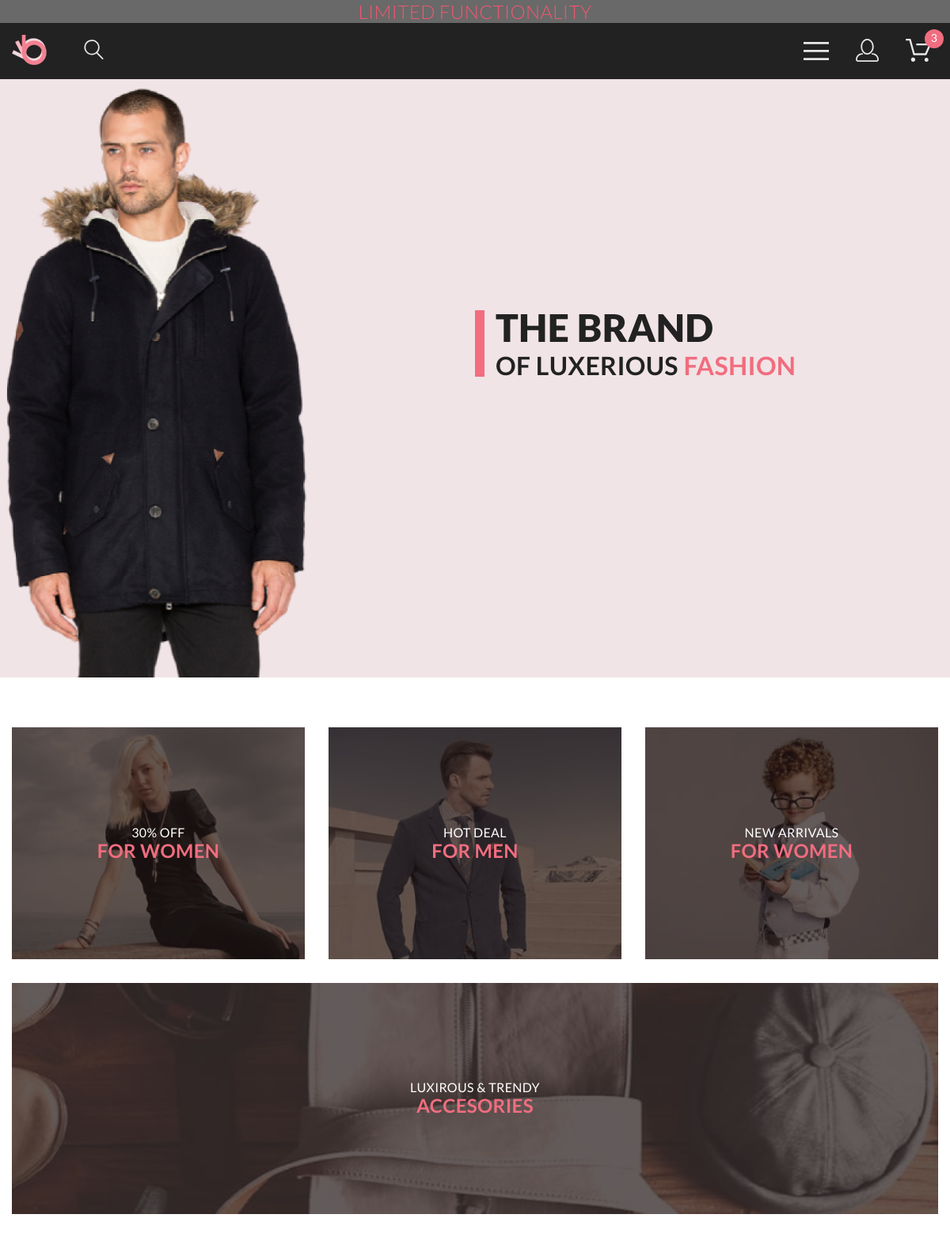
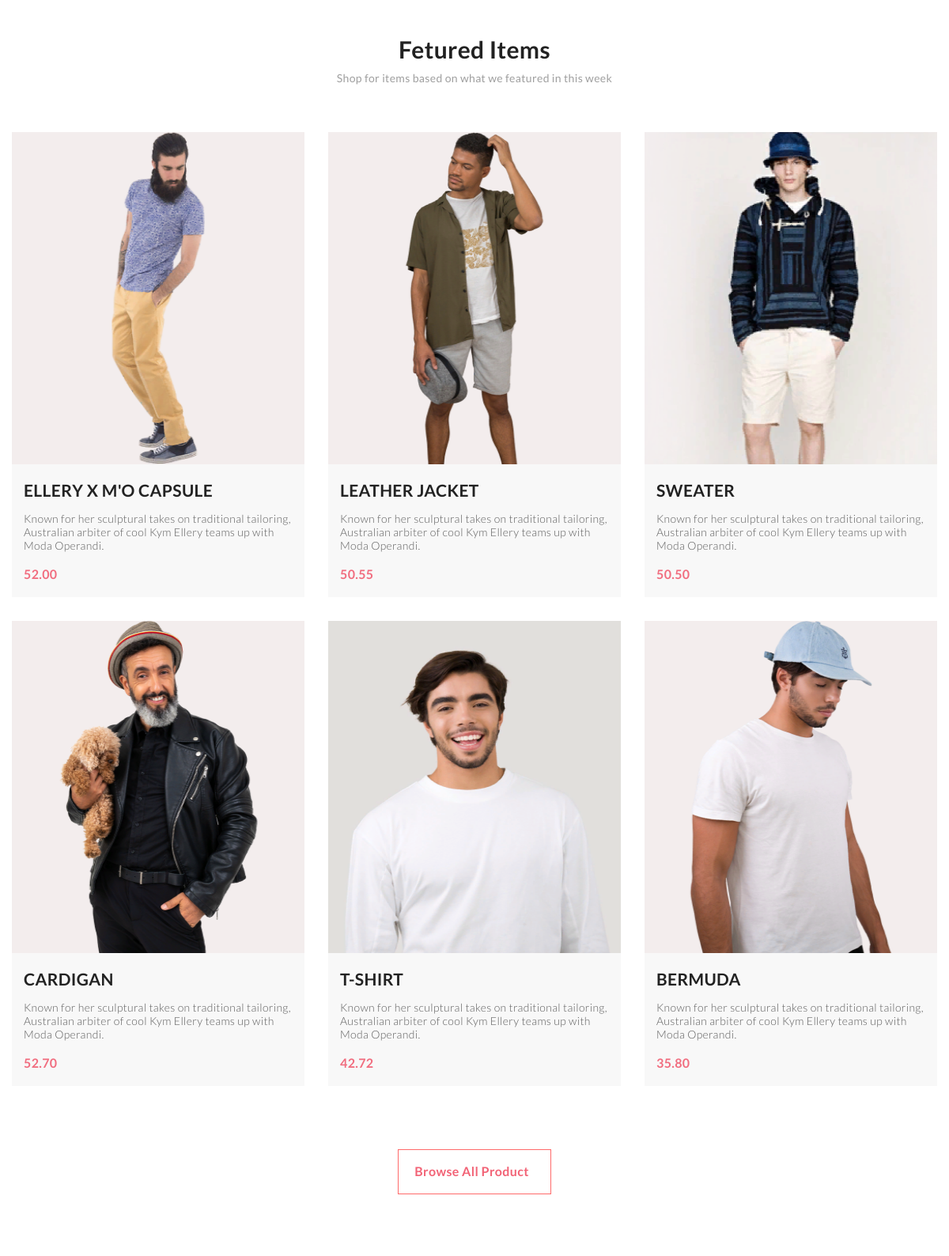
/ (signed in, upper part), run on the app's committed database (2 pictures, top to bottom).
### tables this page shows
CREATE TABLE `products` (
  `id` bigint UNSIGNED NOT NULL,
  `name` varchar(255) DEFAULT NULL,
  `brand_id` bigint UNSIGNED DEFAULT NULL,
  `category_id` bigint UNSIGNED DEFAULT NULL,
  `description` text,
  `price` decimal(11,2) DEFAULT NULL
);

CREATE TABLE `media` (
  `id` bigint UNSIGNED NOT NULL,
  `filename` varchar(255) DEFAULT NULL,
  `metadata` json DEFAULT NULL
);

### engine/core.php (called while the page is built, shortened)
<?php
function renderPage($page, $params): bool|string
{
    return renderTemplate(LAYOUTS_DIR . 'main', [
        'header' => renderTemplate('header', controllerHeaderCart()),
        'content' => renderTemplate($page, $params),
        'footer' => renderTemplate('footer', getFooter()),
    ]);
}
function renderTemplate($page, $params): bool|string
{
    extract($params);
    include TEMPLATES_DIR . $page . '.php';
    return ob_get_clean();
}

### public/index.php (called while the page is built, shortened)
<?php
$authorization = false;
if (checkedAuth()) {
    $authorization = true;
}
$urlArray = explode('/', $_SERVER['REQUEST_URI']);
controllerMain($urlArray, $authorization);

### db/workDataBase.php (called while the page is built, shortened)
<?php
function _connectDB(): mysqli
{
    static $connectBase = null;
    if (!$connectBase) {
        $connectBase = @mysqli_connect(HOSTNAME, USERNAME, PASSWORD, DATABASE) or die('cloud not connect: ' . mysqli_connect_error());
    }
    return $connectBase;
}
function _dataBaseQuery($sqlQuery): mysqli_result|bool
{
    return mysqli_query(_connectDB(), $sqlQuery);
}
function arrayElementData($sqlQuery): array
{
    $resultQuery = _dataBaseQuery($sqlQuery);
    $listData = [];
    while ($row = mysqli_fetch_assoc($resultQuery)) {
        $listData[] = $row;
    };
    return $listData;
}

### db/SQLQuery.php (called while the page is built, shortened)
<?php
function dataOnePage($count): array
{
    $sqlOnePage = 'SELECT media.filename, products.id, products.name,
                          products.description, products.price
                   FROM products
                     JOIN photo_products ON photo_products.product_id = products.id
                       JOIN media ON media.id = photo_products.media_id
                   ORDER BY RAND() LIMIT ' . $count;
    return arrayElementData($sqlOnePage);
}

### templates/index.php (the view, shortened to what this page needs)
<main>
    <section class="presentation">
        <div class="presentation__items container grid">
            <div class="presentation__item">
                <h1 class="presentation__text">
                    <span class="presentation__text_font-size-big">THE BRAND</span>
                    <span class="presentation__text_font-size">
OF LUXERIOUS
<span class="presentation__text_font-size-color">FASHION</span>
        </span>
                </h1>
            </div>
        </div>
    </section>
    <div class="deal container">
        <div class="deal-items">
            <div class="deal-items__item deal-item">
                <img
                        class="deal-item__photo"
                        src="/images/deal/photoDeal1.jpg"
                        alt="photo"
                />
                <a class="deal-item__layer" href="#">
                    <p class="deal-item__layer_text">30% OFF</p>
                    <h2 class="deal-item__layer_title">FOR WOMEN</h2>
                </a>
            </div>
            <div class="deal-items__item deal-item">
                <img
                        class="deal-item__photo"
                        src="/images/deal/photoDeal2.jpg"
                        alt="photo"
                />
                <a class="deal-item__layer" href="#">
                    <p class="deal-item__layer_text">HOT DEAL</p>
                    <h2 class="deal-item__layer_title">FOR MEN</h2>
                </a>
            </div>
            <div class="deal-items__item deal-item">
                <img
                        class="deal-item__photo"
                        src="/images/deal/photoDeal3.jpg"
                        alt="photo"
                />
                <a class="deal-item__layer" href="#">
                    <p class="deal-item__layer_text">NEW ARRIVALS</p>
                    <h2 class="deal-item__layer_title">FOR WOMEN</h2>
                </a>
            </div>
        </div>
        <div class="deal-items__bottom deal-bottom">
            <img
                    class="deal-bottom__photo"
                    src="/images/deal/photoDeal4.jpg"
                    alt="photo"
            />
            <a class="deal-item__layer" href="#">
                <p class="deal-item__layer_text">LUXIROUS & TRENDY</p>
                <h2 class="deal-item__layer_title">ACCESORIES</h2>
            </a>
        </div>
    </div>
    <section class="suggestion container">
        <div class="suggestion-heading">
            <h2 class="suggestion-heading__title">Fetured Items</h2>
            <p class="suggestion-heading__subtitle">
                Shop for items based on what we featured in this week
            </p>
        </div>
        <div class="suggestion-items product-items grid">
            <?php foreach ($dataBase as $product): ?>
                <figure class="product-items__item product-item">
                    <div class="suggestion-item__photo product-item__photo">
                        <img
                                class="product-item__photo_image"
                                src="/<?= IMAGES_DIR, $product['filename'] ?>"
                                alt="photo"
                        />
                        <div class="product-item__hover">
                            <button class="product-item__hover-dorder button-js" data-id="<?= $product['id'] ?>">
                                <span class="product-item__hover-text">Add to Cart</span>
                            </button>
                        </div>
                    </div>
                    <figcaption class="product-item__text">
                        <a href="/product/<?= $product['id'] ?>">
                            <h2 class="product-item__text-title"><?= $product['name'] ?></h2>
                            <p class="product-item__text-description">
                                <?= $product['description'] ?>
                            </p>
                            <h3 class="product-item__text-price"><?= $product['price'] ?></h3>
                        </a>
                    </figcaption>
                </figure>
            <?php endforeach; ?>
        </div>
        <div class="suggestion-bottom">
            <a href="/catalog" class="suggestion-button">
                <span class="suggestion-button__text">Browse All Product</span>
            </a>
        </div>
    </section>
</main>

### data on the page
products: media.filename (picture), name "ELLERY X M'O CAPSULE", description "Known for her sculptural takes on traditional tailoring, Australian arbiter of cool Kym Ellery teams up with Moda Operandi.", price "52.00"
products: media.filename (picture), name "LEATHER JACKET", description "Known for her sculptural takes on traditional tailoring, Australian arbiter of cool Kym Ellery teams up with Moda Operandi.", price "50.55"
products: media.filename (picture), name "SWEATER", description "Known for her sculptural takes on traditional tailoring, Australian arbiter of cool Kym Ellery teams up with Moda Operandi.", price "50.50"
products: media.filename (picture), name "CARDIGAN", description "Known for her sculptural takes on traditional tailoring, Australian arbiter of cool Kym Ellery teams up with Moda Operandi.", price "52.70"
products: media.filename (picture), name "T-SHIRT", description "Known for her sculptural takes on traditional tailoring, Australian arbiter of cool Kym Ellery teams up with Moda Operandi.", price "42.72"
products: media.filename (picture), name "BERMUDA", description "Known for her sculptural takes on traditional tailoring, Australian arbiter of cool Kym Ellery teams up with Moda Operandi.", price "35.80"

### other printed values
$counter "3"
